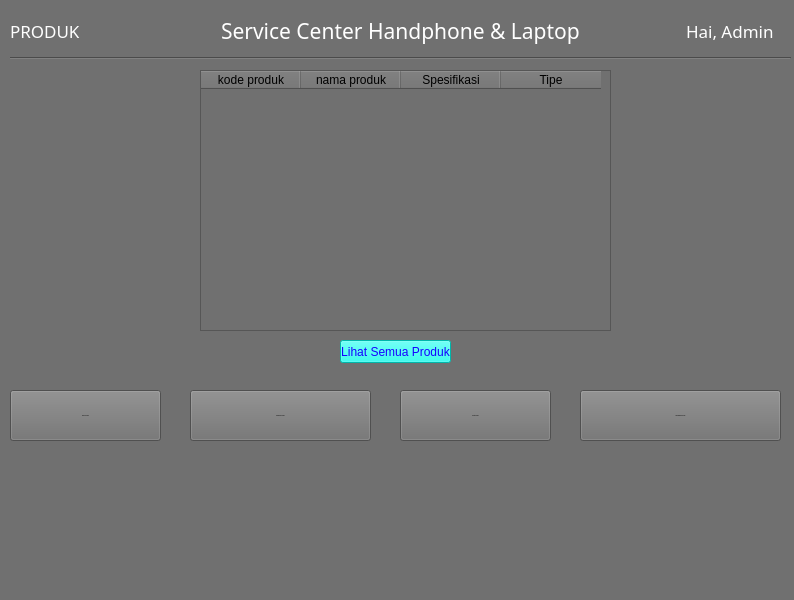
<?xml version="1.0" encoding="UTF-8"?>
<ui version="4.0">
 <class>Product</class>
 <widget class="QMainWindow" name="Product">
  <property name="geometry">
   <rect>
    <x>0</x>
    <y>0</y>
    <width>794</width>
    <height>600</height>
   </rect>
  </property>
  <property name="windowTitle">
   <string>MainWindow</string>
  </property>
  <property name="styleSheet">
   <string notr="true">background-color: rgb(112, 112, 112);</string>
  </property>
  <widget class="QWidget" name="centralwidget">
   <widget class="QPushButton" name="btn_cari">
    <property name="geometry">
     <rect>
      <x>10</x>
      <y>390</y>
      <width>151</width>
      <height>51</height>
     </rect>
    </property>
    <property name="sizePolicy">
     <sizepolicy hsizetype="Minimum" vsizetype="Minimum">
      <horstretch>0</horstretch>
      <verstretch>0</verstretch>
     </sizepolicy>
    </property>
    <property name="font">
     <font>
      <pointsize>-1</pointsize>
     </font>
    </property>
    <property name="styleSheet">
     <string notr="true">  padding: 15px 25px;
  font-size: 15px;
  text-align: center;
  cursor: pointer;
  outline: none;
color: rgb(60, 1, 255);
  background-color: rgb(0, 255, 238);
  border: none;
  border-radius: 15px;
  box-shadow: 0 9px #999;
hover{color:red}</string>
    </property>
    <property name="text">
     <string>Mencari Produk</string>
    </property>
   </widget>
   <widget class="Line" name="line">
    <property name="geometry">
     <rect>
      <x>10</x>
      <y>50</y>
      <width>781</width>
      <height>16</height>
     </rect>
    </property>
    <property name="sizePolicy">
     <sizepolicy hsizetype="Fixed" vsizetype="Fixed">
      <horstretch>0</horstretch>
      <verstretch>0</verstretch>
     </sizepolicy>
    </property>
    <property name="minimumSize">
     <size>
      <width>781</width>
      <height>0</height>
     </size>
    </property>
    <property name="maximumSize">
     <size>
      <width>781</width>
      <height>16777215</height>
     </size>
    </property>
    <property name="font">
     <font>
      <pointsize>-1</pointsize>
     </font>
    </property>
    <property name="whatsThis">
     <string>&lt;html&gt;&lt;head/&gt;&lt;body&gt;&lt;p&gt;s&lt;/p&gt;&lt;/body&gt;&lt;/html&gt;</string>
    </property>
    <property name="styleSheet">
     <string notr="true">  padding: 15px 25px;
  font-size: 15px;
  text-align: center;
  cursor: pointer;
  outline: none;
color: rgb(60, 1, 255);
  background-color: rgb(0, 255, 238);
  border: none;
  border-radius: 15px;
  box-shadow: 0 9px #999;
hover{color:red}</string>
    </property>
    <property name="lineWidth">
     <number>1</number>
    </property>
    <property name="orientation">
     <enum>Qt::Horizontal</enum>
    </property>
   </widget>
   <widget class="QPushButton" name="btn_all">
    <property name="geometry">
     <rect>
      <x>340</x>
      <y>340</y>
      <width>111</width>
      <height>23</height>
     </rect>
    </property>
    <property name="styleSheet">
     <string notr="true">color: rgb(22, 1, 255);
  background-color: rgb(0, 255, 238);
</string>
    </property>
    <property name="text">
     <string>Lihat Semua Produk</string>
    </property>
   </widget>
   <widget class="QPushButton" name="btn_delete">
    <property name="geometry">
     <rect>
      <x>190</x>
      <y>390</y>
      <width>181</width>
      <height>51</height>
     </rect>
    </property>
    <property name="sizePolicy">
     <sizepolicy hsizetype="Minimum" vsizetype="Minimum">
      <horstretch>0</horstretch>
      <verstretch>0</verstretch>
     </sizepolicy>
    </property>
    <property name="font">
     <font>
      <pointsize>-1</pointsize>
     </font>
    </property>
    <property name="styleSheet">
     <string notr="true">  padding: 15px 25px;
  font-size: 15px;
  text-align: center;
  cursor: pointer;
  outline: none;
color: rgb(60, 1, 255);
  background-color: rgb(0, 255, 238);
  border: none;
  border-radius: 15px;
  box-shadow: 0 9px #999;
hover{color:red}</string>
    </property>
    <property name="text">
     <string>Menghapus Produk</string>
    </property>
   </widget>
   <widget class="QPushButton" name="btn_tambah">
    <property name="geometry">
     <rect>
      <x>580</x>
      <y>390</y>
      <width>201</width>
      <height>51</height>
     </rect>
    </property>
    <property name="sizePolicy">
     <sizepolicy hsizetype="Minimum" vsizetype="Minimum">
      <horstretch>0</horstretch>
      <verstretch>0</verstretch>
     </sizepolicy>
    </property>
    <property name="font">
     <font>
      <pointsize>-1</pointsize>
     </font>
    </property>
    <property name="styleSheet">
     <string notr="true">  padding: 15px 25px;
  font-size: 15px;
  text-align: center;
  cursor: pointer;
  outline: none;
color: rgb(60, 1, 255);
  background-color: rgb(0, 255, 238);
  border: none;
  border-radius: 15px;
  box-shadow: 0 9px #999;
hover{color:red}</string>
    </property>
    <property name="text">
     <string>Menambahkan Produk</string>
    </property>
   </widget>
   <widget class="QWidget" name="layoutWidget">
    <property name="geometry">
     <rect>
      <x>10</x>
      <y>10</y>
      <width>780</width>
      <height>42</height>
     </rect>
    </property>
    <layout class="QHBoxLayout" name="horizontalLayout">
     <item>
      <widget class="QLabel" name="label_3">
       <property name="font">
        <font>
         <family>Lucida Calligraphy</family>
         <pointsize>13</pointsize>
        </font>
       </property>
       <property name="styleSheet">
        <string notr="true">color: rgb(255, 255, 255);</string>
       </property>
       <property name="text">
        <string>PRODUK</string>
       </property>
      </widget>
     </item>
     <item>
      <spacer name="horizontalSpacer_2">
       <property name="orientation">
        <enum>Qt::Horizontal</enum>
       </property>
       <property name="sizeType">
        <enum>QSizePolicy::Fixed</enum>
       </property>
       <property name="sizeHint" stdset="0">
        <size>
         <width>100</width>
         <height>20</height>
        </size>
       </property>
      </spacer>
     </item>
     <item>
      <widget class="QLabel" name="label_2">
       <property name="font">
        <font>
         <family>Imprint MT Shadow</family>
         <pointsize>16</pointsize>
        </font>
       </property>
       <property name="styleSheet">
        <string notr="true">color: rgb(255, 255, 255);</string>
       </property>
       <property name="text">
        <string>Service Center Handphone &amp; Laptop</string>
       </property>
      </widget>
     </item>
     <item>
      <spacer name="horizontalSpacer">
       <property name="orientation">
        <enum>Qt::Horizontal</enum>
       </property>
       <property name="sizeType">
        <enum>QSizePolicy::Minimum</enum>
       </property>
       <property name="sizeHint" stdset="0">
        <size>
         <width>100</width>
         <height>20</height>
        </size>
       </property>
      </spacer>
     </item>
     <item>
      <widget class="QLabel" name="label">
       <property name="font">
        <font>
         <family>Lucida Calligraphy</family>
         <pointsize>13</pointsize>
        </font>
       </property>
       <property name="styleSheet">
        <string notr="true">color: rgb(255, 255, 255);</string>
       </property>
       <property name="text">
        <string>Hai, Admin</string>
       </property>
      </widget>
     </item>
    </layout>
   </widget>
   <widget class="QPushButton" name="btn_update">
    <property name="geometry">
     <rect>
      <x>400</x>
      <y>390</y>
      <width>151</width>
      <height>51</height>
     </rect>
    </property>
    <property name="sizePolicy">
     <sizepolicy hsizetype="Minimum" vsizetype="Minimum">
      <horstretch>0</horstretch>
      <verstretch>0</verstretch>
     </sizepolicy>
    </property>
    <property name="font">
     <font>
      <pointsize>-1</pointsize>
     </font>
    </property>
    <property name="styleSheet">
     <string notr="true">  padding: 15px 25px;
  font-size: 15px;
  text-align: center;
  cursor: pointer;
  outline: none;
color: rgb(60, 1, 255);
  background-color: rgb(0, 255, 238);
  border: none;
  border-radius: 15px;
  box-shadow: 0 9px #999;
hover{color:red}</string>
    </property>
    <property name="text">
     <string>Update Produk</string>
    </property>
   </widget>
   <widget class="QTableWidget" name="tableWidget">
    <property name="geometry">
     <rect>
      <x>200</x>
      <y>70</y>
      <width>411</width>
      <height>261</height>
     </rect>
    </property>
    <property name="rowCount">
     <number>0</number>
    </property>
    <property name="columnCount">
     <number>4</number>
    </property>
    <column>
     <property name="text">
      <string>kode produk</string>
     </property>
    </column>
    <column>
     <property name="text">
      <string>nama produk</string>
     </property>
    </column>
    <column>
     <property name="text">
      <string>Spesifikasi</string>
     </property>
    </column>
    <column>
     <property name="text">
      <string>Tipe</string>
     </property>
    </column>
   </widget>
  </widget>
  <widget class="QMenuBar" name="menubar">
   <property name="geometry">
    <rect>
     <x>0</x>
     <y>0</y>
     <width>794</width>
     <height>21</height>
    </rect>
   </property>
  </widget>
  <widget class="QStatusBar" name="statusbar"/>
  <action name="actionKembali">
   <property name="text">
    <string>Kembali</string>
   </property>
  </action>
 </widget>
 <resources/>
 <connections/>
</ui>
